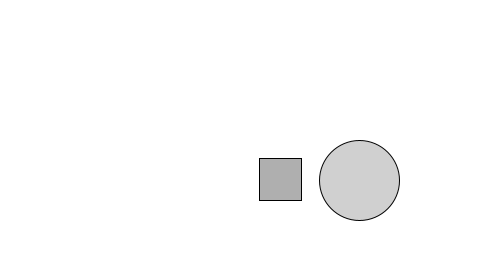
Frame 1 (no input)
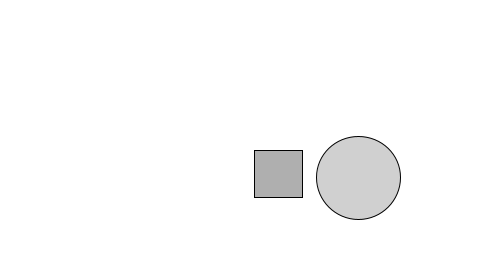
Frame 60 (the mouse pressed at the canvas centre just before this capture)
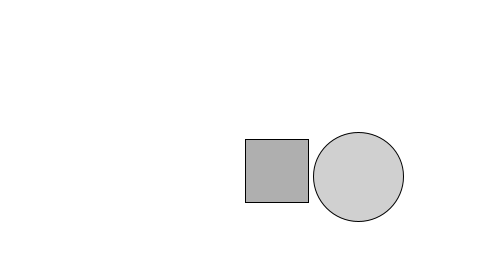
Frame 120 (the mouse held since frame 60 and released just before this capture)

The Processing sketch that drew these frames (run headless with seeded random() and noise(); from frame 60 on, the mouse is pressed at the canvas centre):

// Processing sketch: exemple_22_01_inheritance
// ── exemple_22_01_inheritance.pde
Square s;
Circle c;

void setup() {
  size(480, 270);
  // A square and circle
  s = new Square(280, 180, 40);
  c = new Circle(360, 180, 80, color(175, 150));
}

void draw() {
  background(255);
  s.jiggle();
  c.jiggle();
  s.display();
  c.display();
}

// ── Circle.pde

class Circle extends Shape {
  
  // Inherits all instance variables from parent + adding one
  color c;
  
  Circle(float x_, float y_, float r_, color c_) {
    super(x_,y_,r_); // Call the parent constructor
    c = c_;          // Also deal with this new instance variable
  }
  
  // Call the parent jiggle, but do some more stuff too
  void jiggle() {
    super.jiggle();
    // The Circle jiggles its size as well as its x,y location.
    r += random(-1,1); 
    r = constrain(r,0,100);
  }
  
  // The changeColor() function is unique to the Circle class.
  void changeColor() { 
    c = color(random(255));
  }
  
  void display() {
    ellipseMode(CENTER);
    fill(c);
    stroke(0);
    ellipse(x,y,r,r);
  }
}

// ── Shape.pde
class Shape {
  float x;
  float y;
  float r;
  
  Shape(float x_, float y_, float r_) {
    x = x_;
    y = y_;
    r = r_;
  }
  
  void jiggle() {
    x += random(-1,1);
    y += random(-1,1);
  }
  
  // A generic shape does not really know how to be displayed. 
  // This will be overridden in the child classes.
  void display() {
    point(x,y); 
  }
}

// ── Square.pde
class Square extends Shape {
  // Variables are inherited from the parent.
  // We could also add variables unique to the Square class if we so desire

  Square(float x_, float y_, float r_) {
    // If the parent constructor takes arguments then super() needs to pass in those arguments.
  super(x_,y_,r_);
}

  // Inherits jiggle() from parent
  // Inherits jiggle() from parent
  void jiggle() {
    super.jiggle();
    // The Circle jiggles its size as well as its x,y location.
    r += random(-2,2); 
    r = constrain(r,0,200);
  }
  
  // The square overrides its parent for display.
  void display() {
    rectMode(CENTER);
    fill(175);
    stroke(0);
    rect(x,y,r,r);
  }
}
